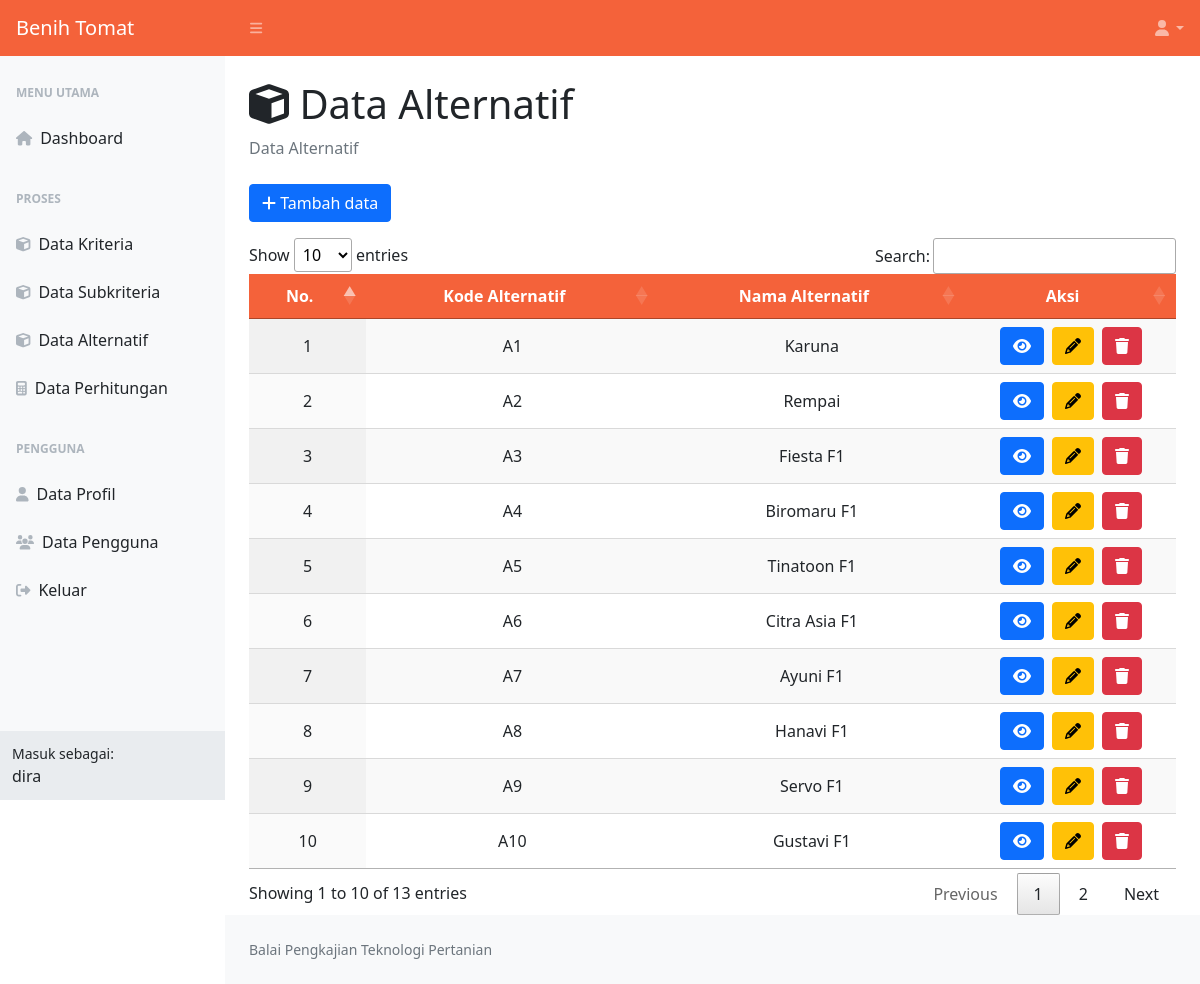
Page /data-alternatif.php (signed in) on the committed database.
### tables this page shows
CREATE TABLE `alternatif` (
  `id_alternatif` int(11) NOT NULL,
  `kode_alternatif` varchar(10) NOT NULL,
  `nama_alternatif` varchar(25) NOT NULL,
  `username` varchar(20) NOT NULL
);

### data-alternatif.php (the view, shortened to what this page needs)
<?php
include 'koneksi.php';
?>
<!DOCTYPE html>
<html lang="en">
<head>
    <link href="css/styles_dash.css" rel="stylesheet" />
    <link rel="stylesheet" type="text/css" href="css/jquery.dataTables.css">
</head>
<body class="sb-nav-fixed">
    <nav class="sb-topnav navbar navbar-expand navbar-dark bg-primary hstack gap-3">
        <a class="navbar-brand ps-3" href="menu-utama.php">Benih Tomat</a>
        <button class="btn btn-link btn-sm order-1 order-lg-0 me-4 me-lg-0" id="sidebarToggle" href="#!"><i class="fas fa-bars"></i></button>
        <ul class="navbar-nav ms-auto pe-2">
            <li class="nav-item dropdown">
                <a class="nav-link dropdown-toggle" id="navbarDropdown" href="#" role="button" data-bs-toggle="dropdown" aria-expanded="false"><i class="fas fa-user fa-fw"></i></a>
            </li>
        </ul>
    </nav>
    <div id="layoutSidenav">
        <div id="layoutSidenav_nav">
            <nav class="sb-sidenav accordion sb-sidenav-light" id="sidenavAccordion">
                <div class="sb-sidenav-menu">
                    <div class="nav">
                        <div class="sb-sidenav-menu-heading">Menu Utama</div>
                        <a class="nav-link" href="menu-utama.php">
                            <div class="sb-nav-link-icon"><i class="fas fa-home"></i></div>
                            Dashboard
                        </a>
                        <div class="sb-sidenav-menu-heading">Proses</div>
                        <?php
                        if ($_SESSION['level'] == "Admin") {
                            echo "
                                <a class='nav-link' href='data-kriteria.php'>
                                    <div class='sb-nav-link-icon'><i class='fas fa-cube'></i></div>
                                    Data Kriteria
                                </a>
                                <a class='nav-link' href='data-subkriteria.php'>
                                    <div class='sb-nav-link-icon'><i class='fas fa-cube'></i></div>
                                    Data Subkriteria
                                </a>
                                ";
                        }
                        ?>
                        <a class="nav-link" href="data-alternatif.php">
                            <div class="sb-nav-link-icon"><i class="fas fa-cube"></i></div>
                            Data Alternatif
                        </a>
                        <a class="nav-link" href="data-perhitungan.php">
                            <div class="sb-nav-link-icon"><i class="fas fa-calculator"></i></div>
                            Data Perhitungan
                        </a>
                        <div class="sb-sidenav-menu-heading">Pengguna</div>
                        <a class="nav-link" href="data-profile.php">
                            <div class="sb-nav-link-icon"><i class="fas fa-user"></i></div>
                            Data Profil
                        </a>
                        <?php
                        if ($_SESSION['level'] == "Admin") {
                            echo "
                                <a class='nav-link' href='data-pengguna.php'>
                                    <div class='sb-nav-link-icon'><i class='fas fa-users'></i></div>
                                    Data Pengguna
                                </a>
                                ";
                        }
                        ?>
                        <a class="nav-link" href="#" data-bs-toggle="modal" data-bs-target="#keluar">
                            <div class="sb-nav-link-icon"><i class="fas fa-sign-out-alt"></i></div>
                            Keluar
                        </a>
                    </div>
                </div>
                <div class="sb-sidenav-footer">
                    <div class="small">Masuk sebagai:</div>
                    <?= $_SESSION['username']; ?>
                </div>
            </nav>
        </div>
        <div id="layoutSidenav_content">
            <main>
                <div class="container-fluid px-4">
                    <h1 class="mt-4"><i class="fas fa-cube"></i> Data Alternatif</h1>
                    <ol class="breadcrumb mb-4">
                        <li class="breadcrumb-item active">Data Alternatif</li>
                    </ol>
                    <div class="row">
                        <div class="col-sm-12">
                            <a class="btn btn-primary" data-bs-toggle="modal" data-bs-target="#tambah_data"><i class="fas fa-plus"></i> Tambah data</a>
                            <div class="table-responsive mt-3">
                                <table id="data-alternatif" class="cell-bordered display" width="100%">
                                    <thead class="bg-primary">
                                        <tr>
                                            <th class="text-center text-white">No.</th>
                                            <th class="text-center text-white">Kode Alternatif</th>
                                            <th class="text-center text-white">Nama Alternatif</th>
                                            <th class="text-center text-white">Aksi</th>
                                        </tr>
                                    </thead>
                                    <tbody>
                                        <?php
                                        $get_admin_user = mysqli_fetch_array(mysqli_query($koneksi, "SELECT * FROM pengguna WHERE level = 'Admin' ORDER BY id_pengguna ASC LIMIT 1"));
                                        $username1 = $_SESSION['username'];
                                        $username2 = $get_admin_user['username'];
                                        $query = mysqli_query($koneksi, "SELECT * FROM alternatif WHERE username = '$username1' OR username = '$username2'");
                                        $no = 1;
                                        while ($baris = mysqli_fetch_array($query)) {
                                        ?>
                                            <tr>
                                                <td class="text-center"><?= $no; ?></td>
                                                <td class="text-center"><?= $baris['kode_alternatif']; ?></td>
                                                <td class="text-center"><?= $baris['nama_alternatif']; ?></td>
                                                <td class="text-center">
                                                    <?php
                                                    if ($_SESSION['level'] == "Admin") {
                                                    ?>
                                                        <div class='d-flex justify-content-center'>
                                                            <a class="btn btn-primary me-2" data-bs-toggle="modal" data-bs-target="#view_data<?= $baris['id_alternatif']; ?>"><i class="fas fa-eye"></i></a>
                                                            <a class="btn btn-warning me-2" data-bs-toggle="modal" data-bs-target="#edit_data<?= $baris['id_alternatif']; ?>"><i class="fas fa-pencil"></i></a>
                                                            <a class="btn btn-danger" data-bs-toggle="modal" data-bs-target="#hapus_data<?= $baris['id_alternatif']; ?>"><i class="fas fa-trash"></i></a>
                                                        </div>
                                                    <?php
                                                    } else if ($_SESSION['level'] == "User" && $username1 == $baris['username']) {
                                                    ?>
                                                        <div class='d-flex justify-content-center'>
                                                            <a class="btn btn-primary me-2" data-bs-toggle="modal" data-bs-target="#view_data<?= $baris['id_alternatif']; ?>"><i class="fas fa-eye"></i></a>
                                                            <a class="btn btn-warning me-2" data-bs-toggle="modal" data-bs-target="#edit_data<?= $baris['id_alternatif']; ?>"><i class="fas fa-pencil"></i></a>
                                                            <a class="btn btn-danger" data-bs-toggle="modal" data-bs-target="#hapus_data<?= $baris['id_alternatif']; ?>"><i class="fas fa-trash"></i></a>
                                                        </div>
                                                    <?php
                                                    } else if ($_SESSION['level'] == "User" && $username1 != $baris['username']) {
                                                    ?>
                                                        <a class="btn btn-primary" data-bs-toggle="modal" data-bs-target="#view_data<?= $baris['id_alternatif']; ?>"><i class="fas fa-eye"></i></a>
                                                    <?php
                                                    }
                                                    ?>
                                                </td>
                                            </tr>
                                        <?php
                                            $no++;
                                        }
                                        ?>
                                    </tbody>
                                </table>
                            </div>
                        </div>
                    </div>
                </div>
            </main>
            <footer class="py-4 bg-light mt-auto">
                <div class="container-fluid px-4">
                    <div class="d-flex align-items-center justify-content-between small">
                        <div class="text-muted">Balai Pengkajian Teknologi Pertanian</div>
                    </div>
                </div>
            </footer>
        </div>
    </div>
</body>
</html>

### rows in the picture
alternatif: kode_alternatif "A1", nama_alternatif "Karuna"
alternatif: kode_alternatif "A2", nama_alternatif "Rempai"
alternatif: kode_alternatif "A3", nama_alternatif "Fiesta F1"
alternatif: kode_alternatif "A4", nama_alternatif "Biromaru F1"
alternatif: kode_alternatif "A5", nama_alternatif "Tinatoon F1"
alternatif: kode_alternatif "A6", nama_alternatif "Citra Asia F1"
alternatif: kode_alternatif "A7", nama_alternatif "Ayuni F1"
alternatif: kode_alternatif "A8", nama_alternatif "Hanavi F1"
alternatif: kode_alternatif "A9", nama_alternatif "Servo F1"
alternatif: kode_alternatif "A10", nama_alternatif "Gustavi F1"

### other values in the picture
$_SESSION['username'] "dira"
